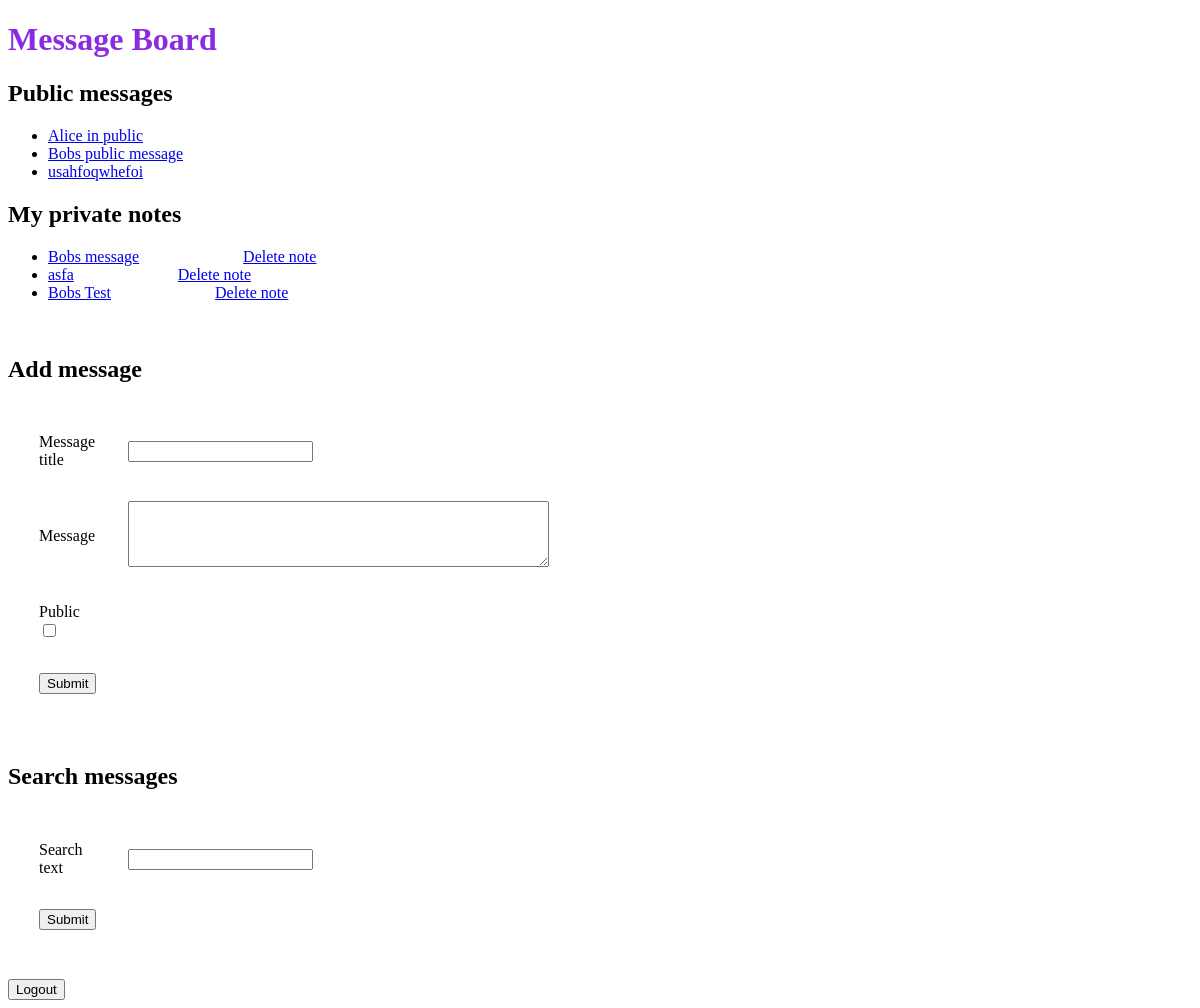
The app's page / (signed in), older data.
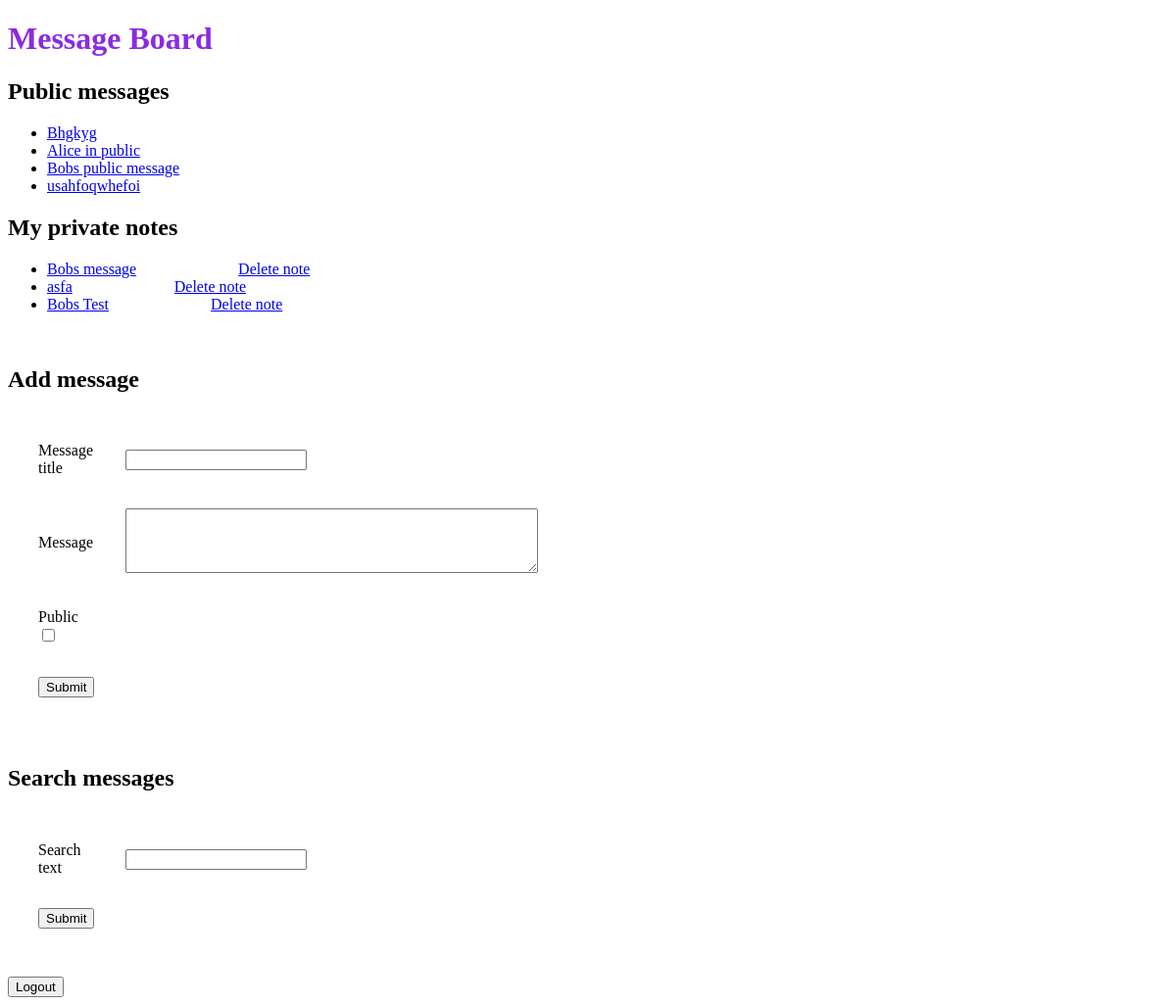
The same page, newer data.
### messenger/models.py (models this page shows, shortened)
class Message(models.Model):
    title = models.CharField(max_length = 50)
    content = models.CharField(max_length = 200)
    pub_date = models.DateTimeField('date published')
    sender = models.ForeignKey(User, on_delete=models.CASCADE)
    private = models.BooleanField()

### messenger/views.py (the view)
# urls.py: path('', views.index, name='index'),
@login_required
def index(request):
    public_messages = Message.objects.filter(private = False).order_by("-pub_date")[:10]
    private_messages = Message.objects.filter(sender_id=request.user.id).filter(private = True).order_by("pub_date")
    return render(request, "messenger/index.html", { "private_messages" : private_messages, "public_messages" : public_messages })

### messenger/templates/messenger/index.html (shortened to what this page needs)
<!DOCTYPE html>
<head>
</head>
<body>
    <h1 style="color: blueviolet;">Message Board</h1>
    <h2>Public messages</h2>
    <ul>
        {% for message in public_messages %}
        <li><a href="readmessage/{{message.id}}">{{message.title}}</a> </li>
        {% endfor %}
    </ul>
    <h2>My private notes</h2>
    <ul>
        {% for message in private_messages %}
        <li><a href="readmessage/{{message.id}}"style="margin-right: 100px;">{{message.title}}</a> <a href="deletemessage/{{message.id}}">Delete note</a> </li>
        {% endfor %}
    </ul>
    <br>
    <h2>Add message</h2>
    <form action='addmessage/' method='POST'>
        <table style="width:40%; border-spacing: 30px;">
            <tr>
                <td><label for='title'>Message title</label></td>
                <td><input type="text" name="title" required> </td>
            </tr>
            <tr>
                <td><label for='content'>Message</label></td>
                <td><textarea name="content" rows="4" cols="50" required></textarea></td>
            </tr>
            <tr>
                <td><label for='private'>Public</label>
                    <input type="checkbox" name="public">
                </td>
            </tr>
            <tr>
                <td><input type='submit'></td>
            </tr>
        </table>
    </form>
    <br>
    <h2>Search messages</h2>
    <form action='searchmessage/' method='POST'>
        <table style="width:25%; border-spacing: 30px;">
            <tr>
                <td><label for='searchtext'>Search text</label></td>
                <td><input type="text" name="searchtext" required> </td>
            </tr>
            <tr>
                <td><input type='submit'></td>
            </tr>
        </table>
    </form>
    <br>
    <form action='logout/' method='POST'>
        <input type='submit' value='Logout'>
    </form>
</body>

Row changes from the older to the newer data that the page shows:
added Message: title "Bhgkyg", shown under "Public messages"
